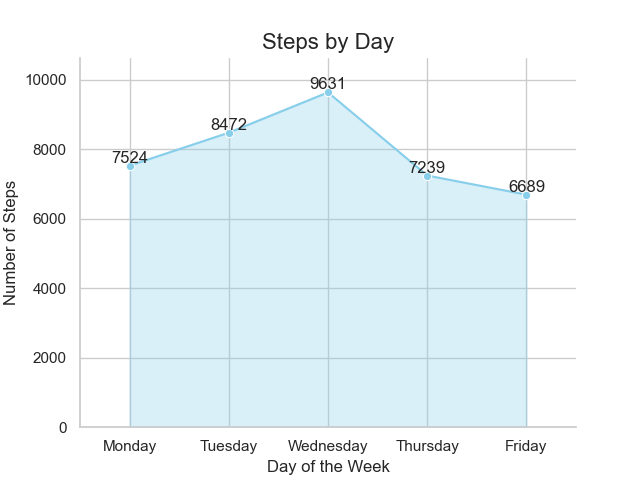

This chart was generated by the following Python code:

import pandas as pd
import seaborn as sns
import matplotlib.pyplot as plt

# Table data provided
data = [
    {'Day': 'Monday', 'Steps': 7524},
    {'Day': 'Tuesday', 'Steps': 8472},
    {'Day': 'Wednesday', 'Steps': 9631},
    {'Day': 'Thursday', 'Steps': 7239},
    {'Day': 'Friday', 'Steps': 6689}
]

# Convert the data to a Pandas DataFrame
df = pd.DataFrame(data)

# Set the aesthetic style of the plots
sns.set_style("whitegrid")

# Create a line plot, we use 'lineplot' function from Seaborn for the line
line = sns.lineplot(data=df, x='Day', y='Steps', sort=False, marker='o', color='skyblue')

# Now, let's fill the area under the line to create an area plot effect
# We'll use the 'fill_between' function from Matplotlib
plt.fill_between(x=df['Day'], y1=df['Steps'], color='skyblue', alpha=0.3)

# Enhance the visualization with diversified visual encoding
# Let's set the title and labels with custom font sizes
plt.title('Steps by Day', fontsize=16)
plt.xlabel('Day of the Week', fontsize=12)
plt.ylabel('Number of Steps', fontsize=12)

# Adding the actual data points as annotations on the chart
for x, y in zip(df['Day'], df['Steps']):
    plt.text(x, y, f'{y}', ha='center', va='bottom')

# Customize the x and y axis limits to provide better visual appeal
plt.ylim(0, df['Steps'].max() + 1000)
plt.xlim(-0.5, len(df['Day']) - 0.5)

# Remove the top and right spines
sns.despine()

# Display the plot
plt.show()
